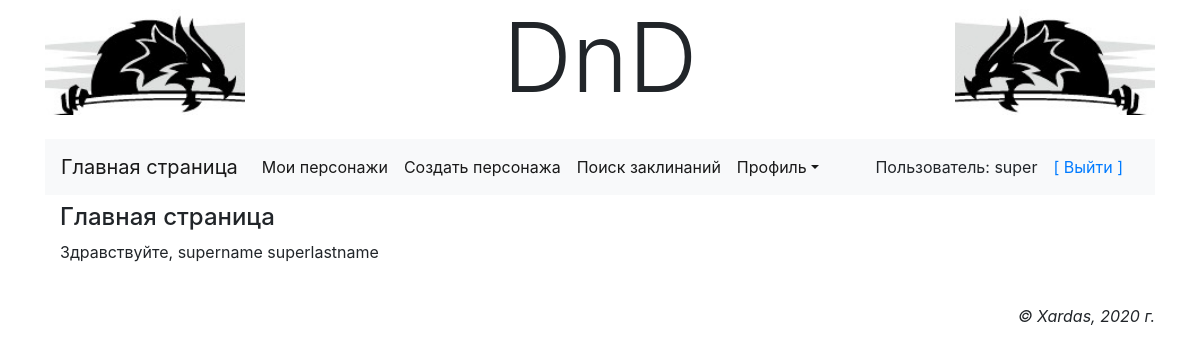
Screenshot of /main/ (signed in) with the database file from the repository.
### main/models.py (models this page shows, shortened)
class AdvUser(AbstractUser):
    is_activated = models.BooleanField(default=True, db_index=True, verbose_name='Прошёл активацию?')
    send_message = models.BooleanField(default=True, verbose_name='Слать сообщение о новых коментариях?')
    class Meta(AbstractUser.Meta):
        pass

### main/views.py (the view)
# urls.py: path('', index, name='index'),
def index(request):
    return render(request, 'main/index.html')

### main/templates/main/index.html
{% extends "layout/basic.html" %}
{% block content %}
<h4>Главная страница</h4>
{% if user.first_name and user.last_name %}
<p> Здравствуйте, {{ user.first_name }} {{ user.last_name }}</p>
{% else %}
<p>Здравствуйте!</p>
{% endif %}
{% endblock %}

### main/templates/layout/menu.html (shortened to what this page needs)
<nav class="navbar navbar-expand-lg navbar-light bg-light">
          <a class="navbar-brand" href="{% url 'main:index' %}">Главная страница</a>
          <div class="collapse navbar-collapse" id="navbarSupportedContent">
              {% if user.is_authenticated %}
              <ul class="navbar-nav mr-auto">
                  <li class="nav-item active"><a class="nav-link" href="{% url 'main:profile' %}">Мои персонажи</a></li>
                  <li class="nav-item active"><a class="nav-link" href="{% url 'main:create_character' %}">Создать персонажа</a></li>
                  <li class="nav-item active"><a class="nav-link" href="{% url 'main:find_spells' %}">Поиск заклинаний</a></li>
                  <li class="nav-item dropdown active">
                        <a class="nav-link dropdown-toggle" data-toggle="dropdown"
                        href="#" role="button" aria-haspopup="true"
                        aria-expanded="false">Профиль</a>
                  </li>
              </ul>
              Пользователь: {{ user.username }}
              <a class="nav-link" href="{% url 'main:logout' %}">[ Выйти ]</a>
              {% else %}
              <a class="nav-link" href="{% url 'main:register' %}">[ Регистрация ]</a>
              <a class="nav-link" href="{% url 'main:login' %}">[ Вход ]</a>
              {% endif %}
          </div>
</nav>

### rows the page displays
AdvUser: username "super", first_name "supername", last_name "superlastname"
